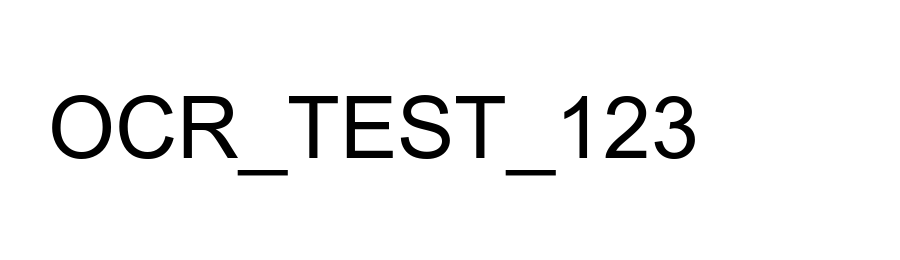
#> input picture ocr_validation_probe.png, 900 x 260 px
$ python -i ocr_engine.py   (imports and definitions only)
#> lines starting #> are read from the running program, lines starting #| are printed output that depends on the picture; after the words box and inside, x2 and y2 are one past the last pixel; in counts of white or black regions, pixels touching at a corner belong together
### local_full_text_search/config/constants.py
from __future__ import annotations

import os
import sys
from pathlib import Path

APP_NAME = "LocalFullTextSearch"
APP_DISPLAY_NAME = "本地多格式全文搜索工具"

DOCUMENT_EXTENSIONS = {
    ".pdf",
    ".doc",
    ".docx",
    ".xls",
    ".xlsx",
    ".xlsm",
    ".ppt",
    ".pptx",
    ".txt",
    ".log",
    ".csv",
    ".md",
    ".json",
    ".xml",
    ".ini",
}

IMAGE_EXTENSIONS = {
    ".jpg",
    ".jpeg",
    ".png",
    ".bmp",
    ".tif",
    ".tiff",
}

ARCHIVE_EXTENSIONS = {".zip"}

MEDIA_METADATA_EXTENSIONS = {".mp4"}

VIDEO_EXTENSIONS = {
    ".mp4",
    ".avi",
    ".mov",
    ".mkv",
    ".wmv",
    ".m4v",
    ".webm",
}

LEGACY_OFFICE_EXTENSIONS = {".doc", ".xls", ".ppt"}

SUPPORTED_EXTENSIONS = DOCUMENT_EXTENSIONS | IMAGE_EXTENSIONS | ARCHIVE_EXTENSIONS | VIDEO_EXTENSIONS

TEXT_EXTENSIONS = {
    ".txt",
    ".log",
    ".csv",
    ".md",
    ".json",
    ".xml",
    ".ini",
}

DEFAULT_EXCLUDED_DIRS = {
    ".git",
    ".svn",
    "node_modules",
    "__pycache__",
    "$RECYCLE.BIN",
    "System Volume Information",
}

DEFAULT_EXCLUDED_FILE_PATTERNS = (
    "~$*.docx",
    "~$*.xlsx",
    "~$*.pptx",
    "*.tmp",
    "*.temp",
    "*.part",
    "*.crdownload",
)

FILE_TYPE_GROUPS = {
    "全部": set(),
    "PDF": {".pdf"},
    "Word": {".doc", ".docx"},
    "Excel": {".xls", ".xlsx", ".xlsm"},
    "PowerPoint": {".ppt", ".pptx"},
    "文本/日志": TEXT_EXTENSIONS,
    "图片": IMAGE_EXTENSIONS,
    "压缩包": ARCHIVE_EXTENSIONS,
    "其他": VIDEO_EXTENSIONS,
}


def app_data_dir() -> Path:
    isolated = os.environ.get("LFTS_APP_DATA_DIR")
    if isolated:
        return Path(isolated).resolve()
    base = os.environ.get("LOCALAPPDATA")
    if base:
        return Path(base) / APP_NAME
    return Path.home() / f".{APP_NAME}"


APP_DATA_DIR = app_data_dir()
DATA_DIR = APP_DATA_DIR / "data"
LOG_DIR = APP_DATA_DIR / "logs"
CONFIG_DIR = APP_DATA_DIR / "config"
CACHE_DIR = APP_DATA_DIR / "cache"
TEMP_DIR = APP_DATA_DIR / "temp"
OCR_CACHE_DIR = CACHE_DIR / "ocr_cache"
RAG_MODEL_CACHE_DIR = CACHE_DIR / "rag_models"
DB_PATH = DATA_DIR / "search_index.db"
CONTROL_DB_PATH = DATA_DIR / "index_control.db"
SETTINGS_PATH = CONFIG_DIR / "settings.json"


def bundled_resource_dir(name: str) -> Path:
#> further down, picture is the input picture: shape (260, 900, 3); min 0, max 255, mean 242.9
    if hasattr(sys, "_MEIPASS"):
        return Path(getattr(sys, "_MEIPASS")) / name
    return Path(__file__).resolve().parents[2] / name


OCR_MODELS_DIR = bundled_resource_dir("ocr_models")

PARSER_VERSION = "3"

PARSER_VERSIONS = {
    "docx": "2",
    "docx_stream": "1",
    "pptx": "2",
    "pptx_stream": "1",
    "xlsx": "2",
    "xlsx_stream": "2",
    "pdf": "6",
    "image_ocr": "5",
    "zip": "5",
    "legacy_office": "4",
    "text": "2",
    "metadata": "2",
}

### local_full_text_search/ocr/ocr_engine.py
from __future__ import annotations

import os
import hashlib
import json
import math
import re
import shutil
import tempfile
import threading
import time
import uuid
import warnings
from collections.abc import Callable
from dataclasses import dataclass
from pathlib import Path
from typing import Any, Sequence

from local_full_text_search.config.constants import APP_NAME, CACHE_DIR, OCR_MODELS_DIR
from local_full_text_search.core.errors import ParserDependencyError
from local_full_text_search.ocr.model_manifest import model_manifest_fingerprint
from local_full_text_search.ocr.microbatch import RecognitionMicroBatchCoordinator
from local_full_text_search.ocr.adaptive_region_planner import (
    AdaptiveRegionPlanner,
)


@dataclass(slots=True)
class OcrResult:
    text: str
    confidence: float | None
    extra: dict[str, object]


@dataclass(slots=True)
class _OcrLine:
    text: str
    confidence: float | None
    box: list[list[float]]


ADAPTIVE_OCR_VERSION = "3.0"
DEFAULT_OCR_TILE_SIDE = 1280
DEFAULT_OCR_TILE_OVERLAP = 160


class OcrEngine:
    """Lazy PaddleOCR wrapper. The heavy dependency is imported only when OCR runs."""

    # [962 lines left out: functions __init__, model_state, recognize, detect_file_regions, recognize_crops, recognize_adaptive and 10 more, not called in this run]


OCR_MODEL_NAMES = (
    "PP-OCRv4_mobile_det",
    "PP-OCRv4_mobile_rec",
)
OCR_MODEL_FILES = ("inference.json", "inference.pdiparams", "inference.yml")


# [299 lines left out: functions prepare_runtime_models_dir, _default_ascii_cache_roots, _models_key, _models_complete, to_jsonable, _require_model_files and 8 more, not called in this run]


def _looks_textual(image: object) -> bool:
    import cv2
    import numpy as np

    height, width = image.shape[:2]
#> height = 260; width = 900
    scale = min(1.0, 960 / max(width, height))
#> scale = 1
    if scale < 1.0:
        sample = cv2.resize(
            image,
            (max(1, round(width * scale)), max(1, round(height * scale))),
            interpolation=cv2.INTER_AREA,
        )
    else:
        sample = image
    gray = cv2.cvtColor(sample, cv2.COLOR_BGR2GRAY)
    edges = cv2.Canny(gray, 70, 180)
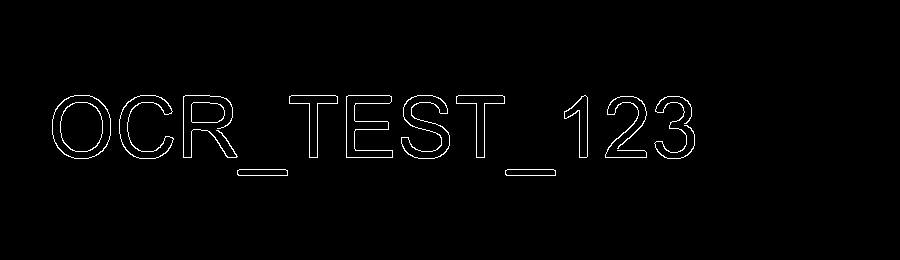
#> edges: shape (260, 900); 1.4% white in thin lines or dots, all inside (x1, y1, x2, y2) = (52, 95, 695, 176)
    edge_density = float(np.count_nonzero(edges)) / max(1, edges.size)
#> edge_density = 0.0143
    if edge_density < 0.006 or edge_density > 0.40:
        return False
    _, binary = cv2.threshold(
        gray,
        0,
        255,
        cv2.THRESH_BINARY_INV | cv2.THRESH_OTSU,
    )
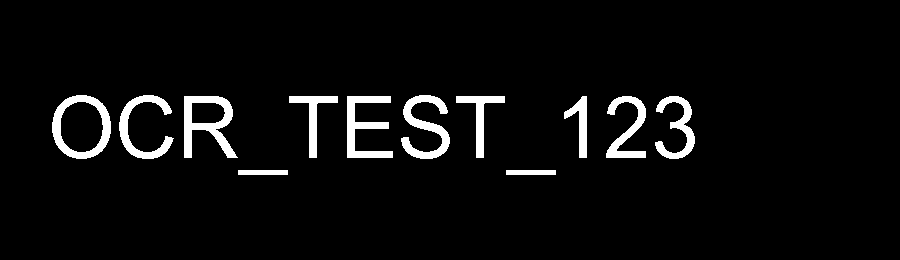
#> binary: shape (260, 900); 4.7% white; 12 white regions, largest, box (x1, y1, x2, y2) and area: (184, 96, 238, 158) 1444, (52, 95, 111, 159) 1328, (401, 95, 450, 159) 1275
    labels, _, stats, _ = cv2.connectedComponentsWithStats(binary, 8)
#> labels = 13; stats = 13 rows, first 6: [0, 0, 900, 260, 222953], [52, 95, 59, 64, 1328], [119, 95, 55, 64, 1119], [401, 95, 49, 64, 1275], [184, 96, 54, 62, 1444], [289, 96, 49, 62, 784]
    component_count = 0
    for index in range(1, labels):
        item_width = int(stats[index, cv2.CC_STAT_WIDTH])
        item_height = int(stats[index, cv2.CC_STAT_HEIGHT])
        area = int(stats[index, cv2.CC_STAT_AREA])
        if (
            2 <= item_width <= 180
            and 3 <= item_height <= 100
            and 6 <= area <= 4000
            and 0.08 <= item_width / max(1, item_height) <= 12
        ):
            component_count += 1
#> this loop made 12 passes
#> (item_width, item_height, area) on passes 1 to 12: (59, 64, 1328), (55, 64, 1119), (49, 64, 1275), (54, 62, 1444), (49, 62, 784), (46, 62, 1252), (49, 62, 784), (23, 62, 611), (40, 62, 992), (40, 63, 958), (50, 5, 250), (50, 5, 250)
#> after the loop, component_count = 12
    return component_count >= 12


# [260 lines left out: functions _crop_pixel_key, _crop_pixel_count, _recognition_checkpoint_batch_id, _normalize_recognition_crop, _polygon_covered_by_any, _polygon_rectangle and 11 more, not called in this run]


def _dedupe_text(value: str) -> str:
    return re.sub(r"[\W_]+", "", value, flags=re.UNICODE).lower()


# [17 lines left out: functions _axis_box, _box_iou, not called in this run]


def _box_area(box: tuple[float, float, float, float]) -> float:
    return max(0.0, box[2] - box[0]) * max(0.0, box[3] - box[1])


# [9 lines left out: function _box_intersection, not called in this run]

>>> import cv2
>>> picture = cv2.imread('../../ocr_validation_probe.png')
>>> result = _looks_textual(picture)
#> result = True
